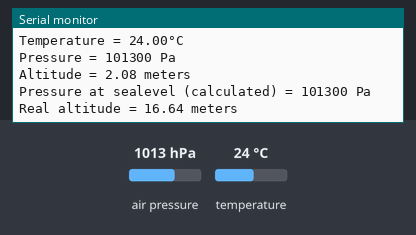
Recording of a sketch running on a simulated Arduino Uno, built with avr-gcc and run on an emulated ATmega328P. Parts: the last lines printed to the serial monitor. The inputs (shaded band) are chosen by the test bench; at power-on: air pressure 1013 hPa, temperature 24 °C.

Above: at 1.2 s.
1.3 s: air pressure set to 952 hPa
At 3.1 s:
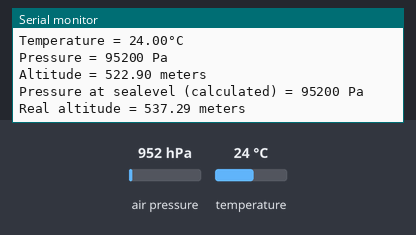
3.4 s: temperature set to 12 °C
5.5 s: air pressure set to 975 hPa
At 7.1 s:
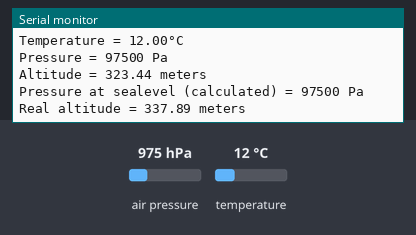
Timing chart, 0 to 8.6 s (numbered marks = the images above; inputs shaded):
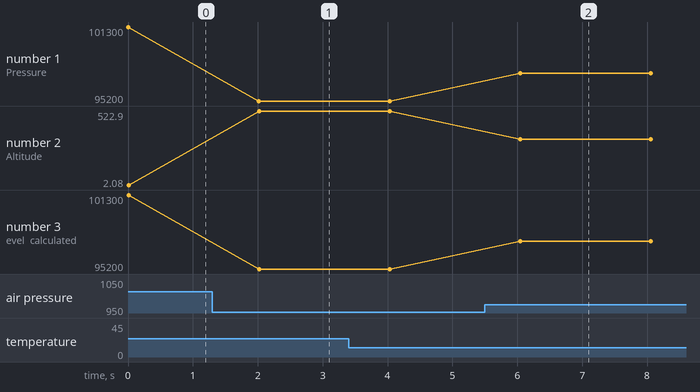

The sketch:

gy68.ino
```cpp
// (licence header left out)
#include "Wire.h"
#include "Adafruit_BMP085.h" // Adafruit BMP085/BMP180 library

Adafruit_BMP085 bmp;

void setup()
{
  Serial.begin(115200);

  if (!bmp.begin()) {
    Serial.println ( "Sensor BMP180 not found, check the connections!" );

    while (true);
  }
}

void loop()
{
  Serial.print("Temperature = ");
  Serial.print(bmp.readTemperature());
  Serial.print("\xC2\xB0"); //Print degree symbol
  Serial.print("C");
  Serial.println("");

  Serial.print("Pressure = ");
  Serial.print(bmp.readPressure());
  Serial.println(" Pa");

  // Calculate altitude assuming 'standard' barometric
  // pressure of 1013.25 millibar = 101325 Pascal
  Serial.print("Altitude = ");
  Serial.print(bmp.readAltitude());
  Serial.println(" meters");

  Serial.print("Pressure at sealevel (calculated) = ");
  Serial.print(bmp.readSealevelPressure());
  Serial.println(" Pa");

  // you can get a more precise measurement of altitude
  // if you know the current sea level pressure which will
  // vary with weather and such. If it is 1015 millibars
  // that is equal to 101500 Pascals.
  Serial.print("Real altitude = ");
  Serial.print(bmp.readAltitude(101500));
  Serial.println(" meters");

  Serial.println();
  delay(2000); // wait two seconds
}
```

Measured:
- after the input at 1.3 s, the serial monitor: prints a new line after 0.72 s (image 1)
- after the input at 5.5 s, the serial monitor: prints a new line after 0.54 s (image 2)
- plotted number 1: 101300 → 95200 after the input at 1.3 s, 95200 → 97500 after the input at 5.5 s
- plotted number 2: 2.08 → 522.9 after the input at 1.3 s, 522.9 → 323.44 after the input at 5.5 s
- plotted number 3: 101300 → 95200 after the input at 1.3 s, 95200 → 97500 after the input at 5.5 s
